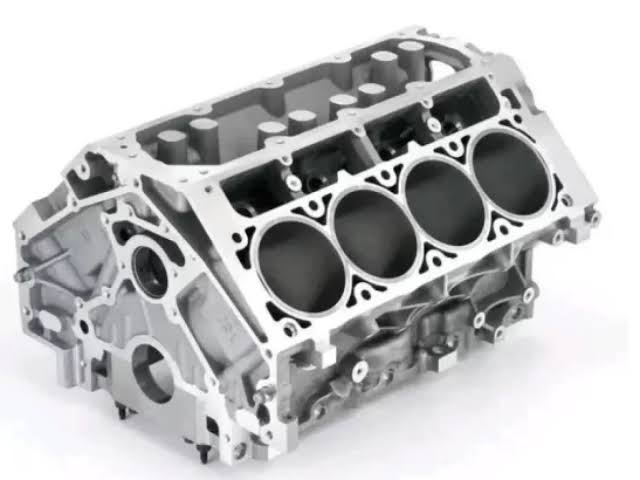
#> input picture block_motor.jpg, 640 x 480 px
$ python tp4-2.py
#> lines starting #> are read from the running program, lines starting #| are printed output that depends on the picture; after the words box and inside, x2 and y2 are one past the last pixel; in counts of white or black regions, pixels touching at a corner belong together
import numpy as np
import matplotlib.pyplot as plt
from scipy.ndimage import maximum_filter
from typing import Tuple, List
import cv2

class HoughLineDetector:

    def __init__(self, theta_res: float = 1.0, rho_res: float = 1.0):
        self.theta_res = theta_res
        self.rho_res = rho_res
        self.thetas = np.deg2rad(np.arange(-90.0, 90.0, self.theta_res))
        self.accumulator = np.array([])
        self.rhos = np.array([])
        self.peaks = []

    def detect_and_find_peaks(self, binary_img: np.ndarray, threshold: int, min_distance: int = 10) -> List[Tuple[float, float, int]]:
        height, width = binary_img.shape
        diag_len = int(np.ceil(np.sqrt(width**2 + height**2)))
        self.rhos = np.arange(-diag_len, diag_len + 1, self.rho_res)
        self.accumulator = np.zeros((len(self.rhos), len(self.thetas)), dtype=np.uint64)

        y_idxs, x_idxs = np.nonzero(binary_img)

        cos_thetas = np.cos(self.thetas)
        sin_thetas = np.sin(self.thetas)

        rhos_matrix = np.round(x_idxs[:, np.newaxis] * cos_thetas + y_idxs[:, np.newaxis] * sin_thetas).astype(int)
        rhos_matrix += diag_len

        for theta_idx in range(len(self.thetas)):
            np.add.at(self.accumulator[:, theta_idx], rhos_matrix[:, theta_idx], 1)

        footprint = np.ones((2 * min_distance + 1, 2 * min_distance + 1))
        local_maxima = maximum_filter(self.accumulator, footprint=footprint)

        is_peak = (self.accumulator == local_maxima) & (self.accumulator > threshold)
        rho_indices, theta_indices = np.nonzero(is_peak)

        votes = self.accumulator[rho_indices, theta_indices]
        self.peaks = sorted(zip(self.rhos[rho_indices], self.thetas[theta_indices], votes), key=lambda x: x[2], reverse=True)

        return self.peaks

    def plot_results(self, img: np.ndarray, edges: np.ndarray):
        fig, axes = plt.subplots(1, 3, figsize=(21, 7))
        ax_img, ax_edges, ax_acc = axes

        ax_img.imshow(cv2.cvtColor(img, cv2.COLOR_BGR2RGB))
        ax_img.set_title(f"Resultado Final - {len(self.peaks)} líneas detectadas")
        ax_img.set_axis_off()

        for rho, theta, _ in self.peaks:
            a, b = np.cos(theta), np.sin(theta)
            x0, y0 = a * rho, b * rho
            x1, y1 = int(x0 + 1000 * (-b)), int(y0 + 1000 * (a))
            x2, y2 = int(x0 - 1000 * (-b)), int(y0 - 1000 * (a))
            ax_img.plot((x1, x2), (y1, y2), color='lime', linewidth=2)

        ax_edges.imshow(edges, cmap='gray')
        ax_edges.set_title("Bordes (Canny)")
        ax_edges.set_axis_off()

        extent = [np.rad2deg(self.thetas[0]), np.rad2deg(self.thetas[-1]), self.rhos[-1], self.rhos[0]]
        im = ax_acc.imshow(self.accumulator, cmap='hot', aspect='auto', extent=extent)
        ax_acc.set_title("Acumulador de Hough (Líneas)")
        ax_acc.set_xlabel("θ (grados)"), ax_acc.set_ylabel("ρ (píxeles)")
        fig.colorbar(im, ax=ax_acc)

        for rho, theta, _ in self.peaks:
            ax_acc.plot(np.rad2deg(theta), rho, 'cx', markersize=10, markeredgewidth=2)

        plt.tight_layout()
        plt.show()

def process_lines(image_path='block_motor.jpg'):
#> called with image_path = 'block_motor.jpg'
    try:
        original_img = cv2.imread(image_path)
#> original_img is the input picture: shape (480, 640, 3); mean B, G, R 192, 191.2, 190.9
        if original_img is None: raise FileNotFoundError

        gray_img = cv2.cvtColor(original_img, cv2.COLOR_BGR2GRAY)
        edges_img = cv2.Canny(gray_img, 50, 150)
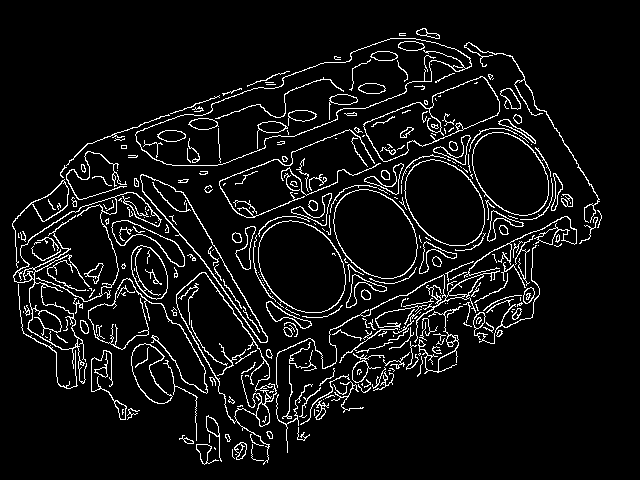
#> edges_img: shape (480, 640); 6.9% white in thin lines or dots, all inside (x1, y1, x2, y2) = (12, 28, 602, 465)

        detector = HoughLineDetector(theta_res=1.0, rho_res=1.0)

        print("--- Detección de Líneas ---")
        print("Aplicando Transformada de Hough y buscando picos...")
        peaks = detector.detect_and_find_peaks(edges_img, threshold=100, min_distance=15)
#> in detect_and_find_peaks, `local_maxima = maximum_filter(self.accumulator, footprint=footprint)`:
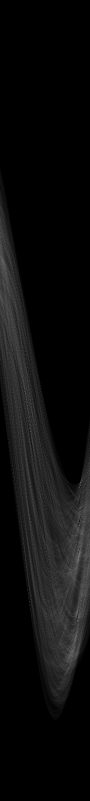
#> self.accumulator: shape (1601, 180) uint64 (shown at 1/2 size); min 0, max 205, mean 13.2
#> in detect_and_find_peaks, `rho_indices, theta_indices = np.nonzero(is_peak)`:
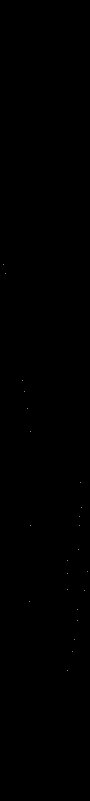
#> is_peak: shape (1601, 180) bool (shown at 1/2 size); 0.01% white in thin lines or dots, all inside (x1, y1, x2, y2) = (7, 528, 176, 1341)
#> peaks = 23 items, first 6: (250, 1.19, 205), (299, 1.17, 200), (441, 1.12, 158), (62, -0.524, 147), (165, 1.22, 147), (-18, -0.716, 138)

        print(f"\nSe detectaron {len(peaks)} líneas.")
#| Se detectaron 23 líneas.
        detector.plot_results(original_img, edges_img)
#> in plot_results, `plt.show()`:
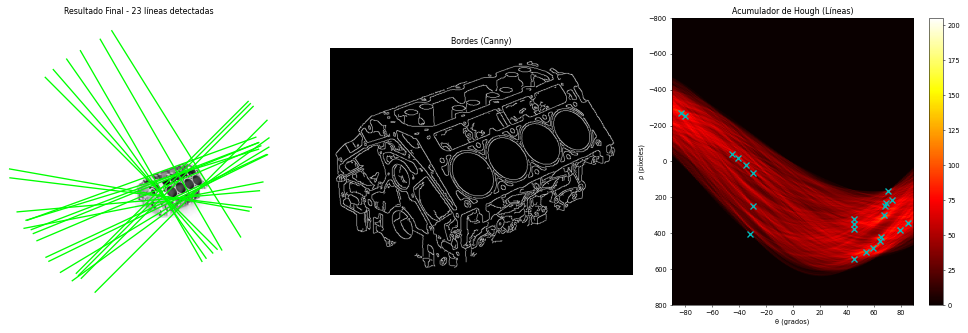
#> figure drawn by matplotlib, 4 panels

    except FileNotFoundError:
        print(f"Error: No se encontró el archivo '{image_path}'.")

if __name__ == "__main__":
    IMAGE_FILE = 'block_motor.jpg'
    process_lines(IMAGE_FILE)
